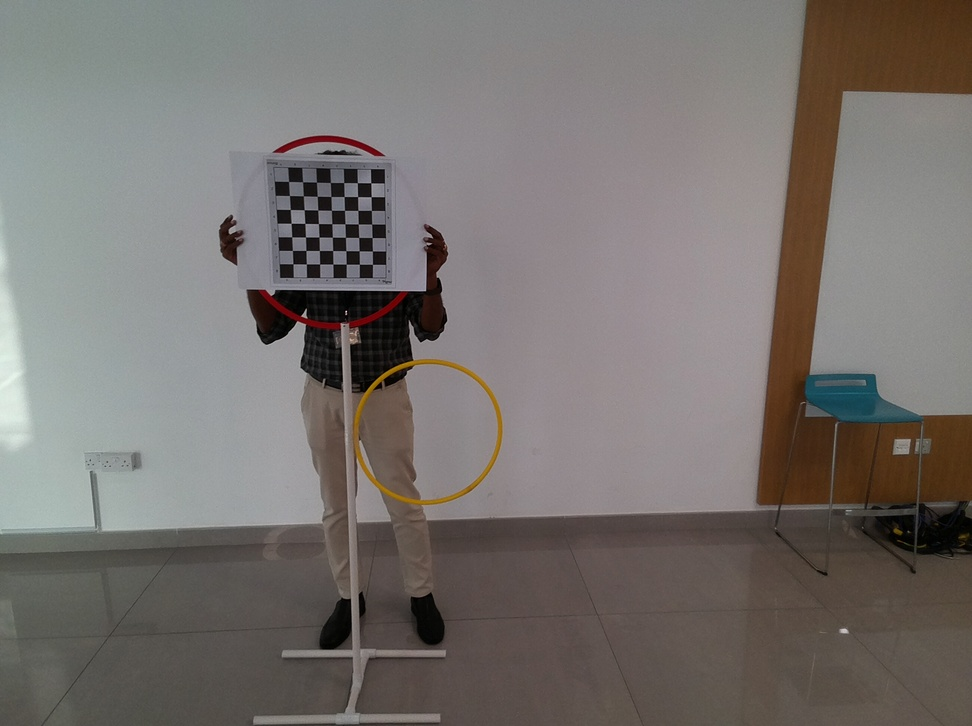
#> input picture data/images/20230904171345.jpg, 972 x 726 px, shrunk from 2592 x 1936 before the run; its folder holds only this picture in this run
$ python image_calibration.py
#> lines starting #> are read from the running program, lines starting #| are printed output that depends on the picture; long printed decimals are rounded
# Developed by Sandip Bhowmik
# Python script that uses OpenCV to perform DJI Tello Drone's camera calibration

import numpy as np
import cv2

image_folder = "./data/images"

pattern_size = (7, 7)

objp = np.zeros((pattern_size[0] * pattern_size[1], 3), np.float32)
objp[:, :2] = np.mgrid[0:pattern_size[0], 0:pattern_size[1]].T.reshape(-1, 2)

obj_points = []
img_points = []

import os

for filename in os.listdir(image_folder):
    if filename.endswith(".jpg"):
        img_path = os.path.join(image_folder, filename)
        img = cv2.imread(img_path)
#> img is the input picture: shape (726, 972, 3); mean B, G, R 110.9, 114.2, 119.2
        gray = cv2.cvtColor(img, cv2.COLOR_BGR2GRAY)
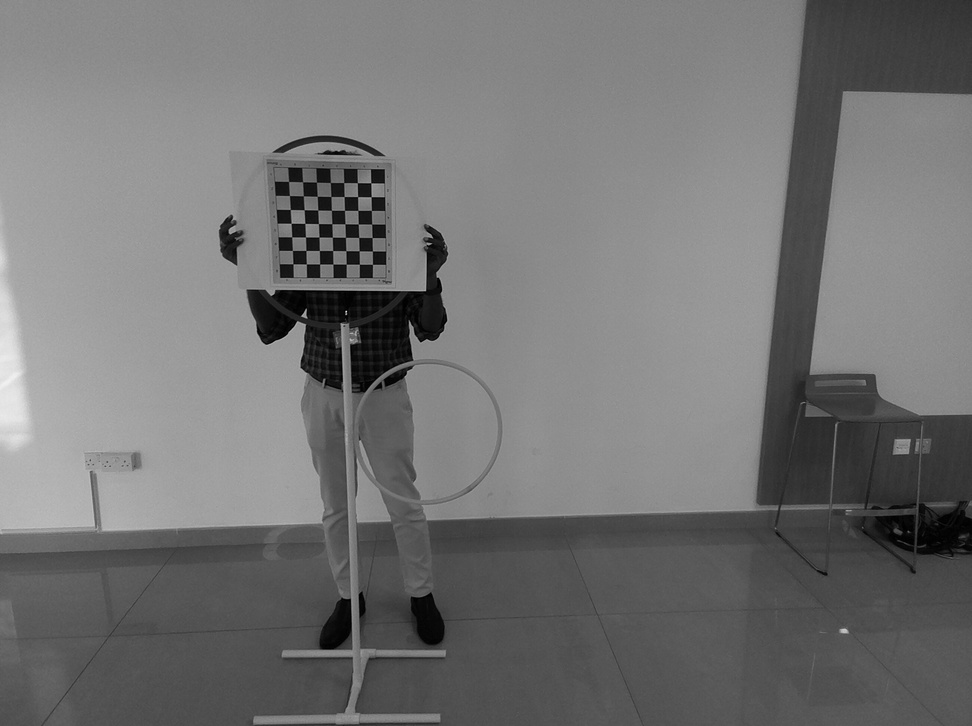
#> gray: shape (726, 972); min 0, max 241, mean 115.3
        gray = cv2.equalizeHist(gray)
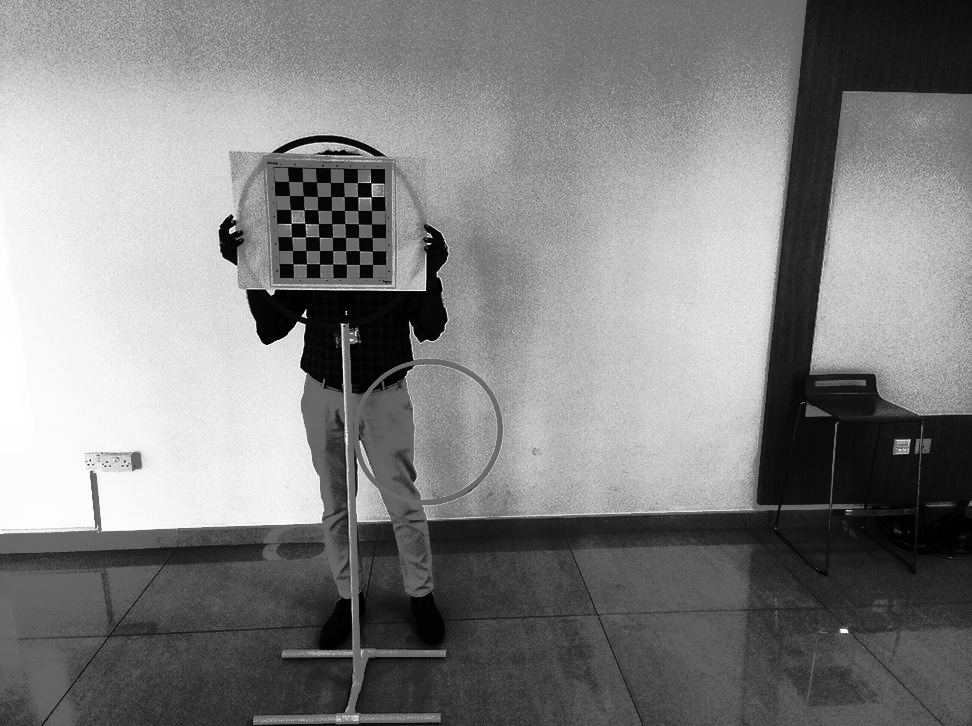
#> gray: shape (726, 972); min 0, max 255, mean 129.2
        gray = cv2.GaussianBlur(gray, (5, 5), 0)

        ret, corners = cv2.findChessboardCorners(
                gray, pattern_size, cv2.CALIB_CB_ADAPTIVE_THRESH + cv2.CALIB_CB_NORMALIZE_IMAGE
        )
#> ret = True; corners = 49 rows, first 8: [288.5, 181.5], [302.5, 181.6], [316.5, 182.2], [330.4, 182.5], [343.5, 182.5], [357.5, 182.6], [371, 183], [289.5, 195.5]

        if ret:
            obj_points.append(objp)
            img_points.append(corners)
            print(f"Detected {len(corners)} corners in {filename}")
#| Detected 49 corners in 20230904171345.jpg

            img_with_corners = cv2.drawChessboardCorners(img, pattern_size, corners, ret)
            #cv2.imshow('Corners', img_with_corners)
            #cv2.waitKey(0)
        else:
            print(f"No corners detected in {filename}")
cv2.destroyAllWindows()

ret, mtx, dist, rvecs, tvecs = cv2.calibrateCamera(obj_points, img_points, gray.shape[::-1], None, None)
#> ret = 0.203; mtx = [[761.6, 0, 514.7], [0, 763.9, 328.9], [0, 0, 1]]; dist = [[0.696, -7.11, 0.0251, 0.0185, 35.36]]; rvecs = ([0.173, 0.0593, 0.013],); tvecs = ([-16.63, -10.9, 56.83],)

if ret:
    print('Camera.fx: ', mtx[0][0])
#| Camera.fx:  761.564
    print('Camera.fy: ', mtx[1][1])
#| Camera.fy:  763.852
    print('Camera.cx: ', mtx[0][2])
#| Camera.cx:  514.704
    print('Camera.cy: ', mtx[1][2])
#| Camera.cy:  328.877
    print()
    print('Camera.k1: ', dist[0][0])
#| Camera.k1:  0.6961
    print('Camera.k2: ', dist[0][1])
#| Camera.k2:  -7.107
    print('Camera.p1: ', dist[0][2])
#| Camera.p1:  0.02512
    print('Camera.p2: ', dist[0][3])
#| Camera.p2:  0.01853
    print('Camera.k3: ', dist[0][4])
#| Camera.k3:  35.363
    rms = np.sqrt(np.mean(np.array(ret) ** 2))
#> rms = 0.203
    print("\nRMS error:", rms)
#| RMS error: 0.2028
else:
    print("Calibration failed!")

np.save("./data/camera_matrix.npy", mtx)
np.save("./data/distortion_coefficients.npy", dist)

$ run again, on data/images/20230904171448.jpg
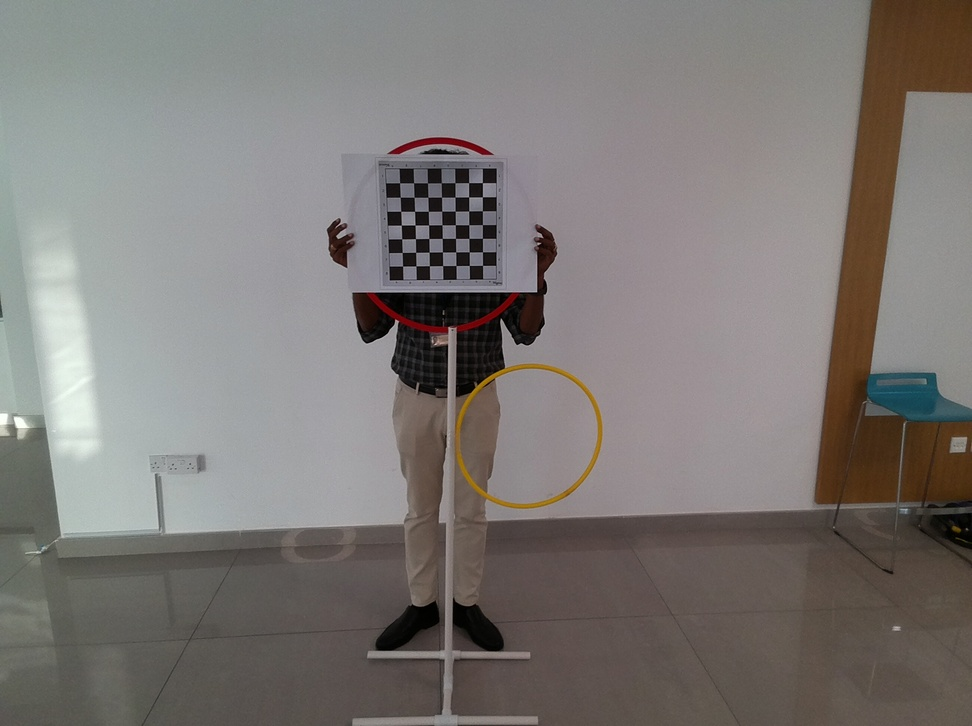
#> input picture data/images/20230904171448.jpg, 972 x 726 px, shrunk from 2592 x 1936 before the run
#> img is the input picture: shape (726, 972, 3); mean B, G, R 117.9, 120.8, 125.1
#> `gray = cv2.cvtColor(img, cv2.COLOR_BGR2GRAY)`:
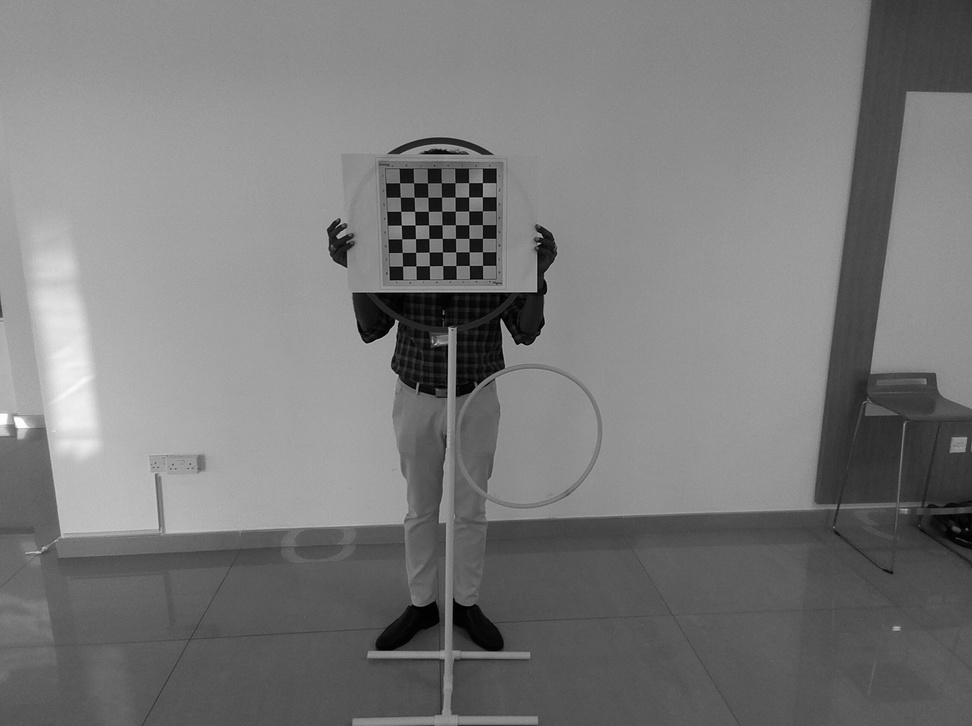
#> gray: shape (726, 972); min 0, max 254, mean 121.8
#> `gray = cv2.equalizeHist(gray)`:
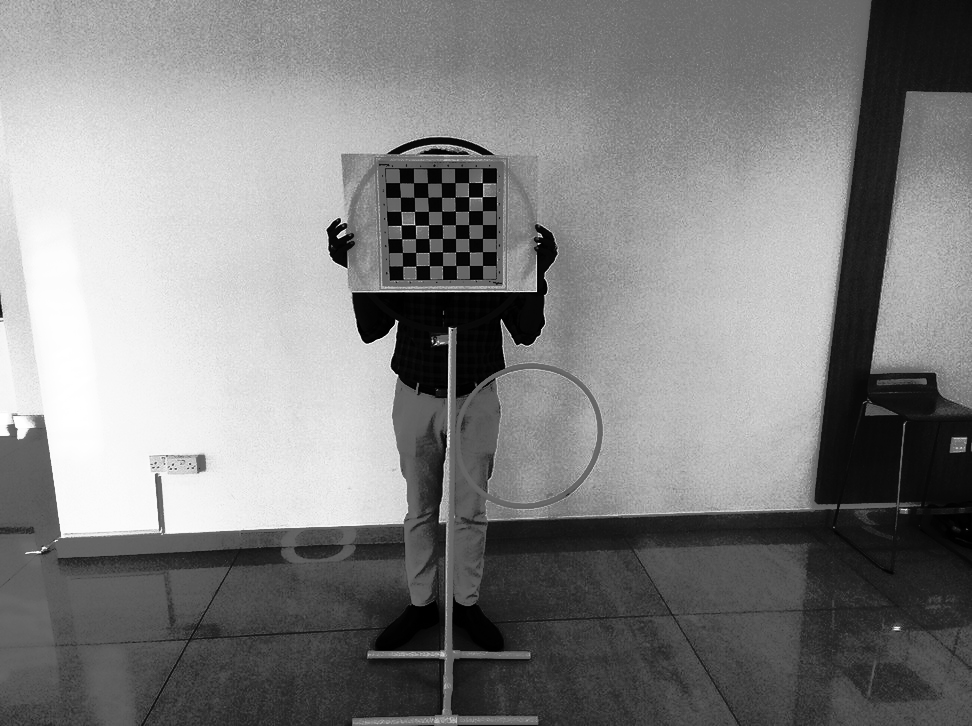
#> gray: shape (726, 972); min 0, max 255, mean 129
#> `ret, corners = cv2.findChessboardCorners( gray, pattern_size, cv2.CALI..`: ret = True; corners = 49 rows, first 8: [399.5, 182.6], [413.3, 183.1], [427.4, 182.7], [441, 183.3], [454.7, 182.4], [468.6, 182.6], [482.4, 182.7], [400.3, 197.3]
#| Detected 49 corners in 20230904171448.jpg
#> `ret, mtx, dist, rvecs, tvecs = cv2.calibrateCamera(obj_points, img_poi..`: ret = 0.198; mtx = [[717.8, 0, 469.2], [0, 800.2, 364], [0, 0, 1]]; dist = [[1.94, -16.24, 0.251, 0.00828, 123.6]]; rvecs = ([0.288, 0.0774, -0.000313],); tvecs = ([-5.06, -12.67, 50.48],)
#| Camera.fx:  717.806
#| Camera.fy:  800.216
#| Camera.cx:  469.178
#| Camera.cy:  364.011
#| Camera.k1:  1.940
#| Camera.k2:  -16.244
#| Camera.p1:  0.2507
#| Camera.p2:  0.008284
#| Camera.k3:  123.647
#> rms = 0.198
#| RMS error: 0.1982
